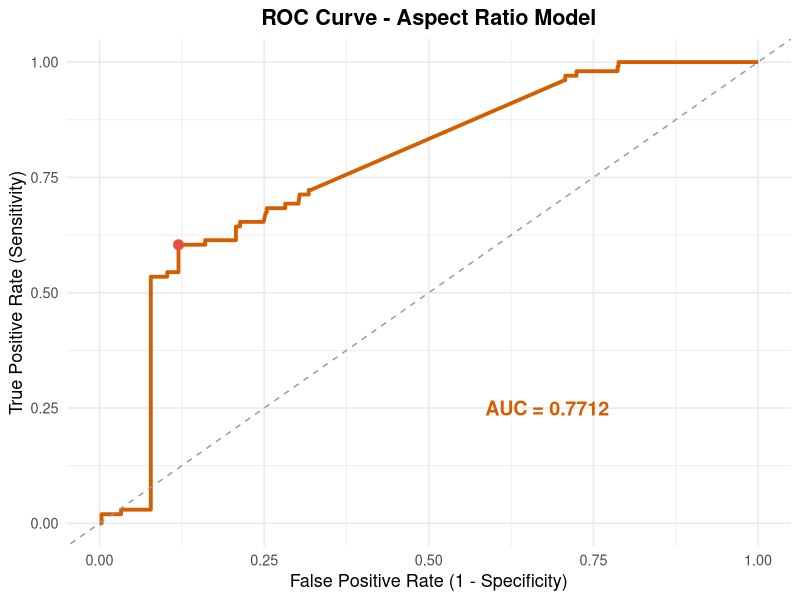
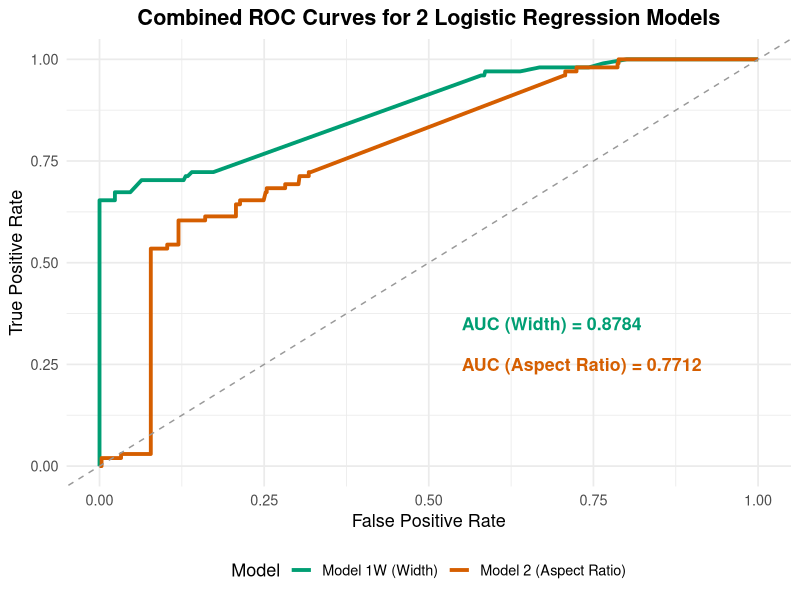
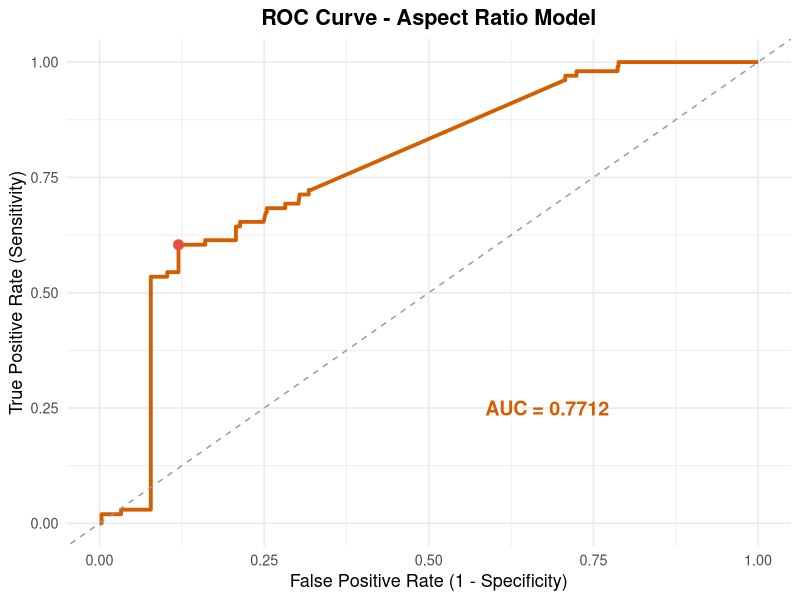
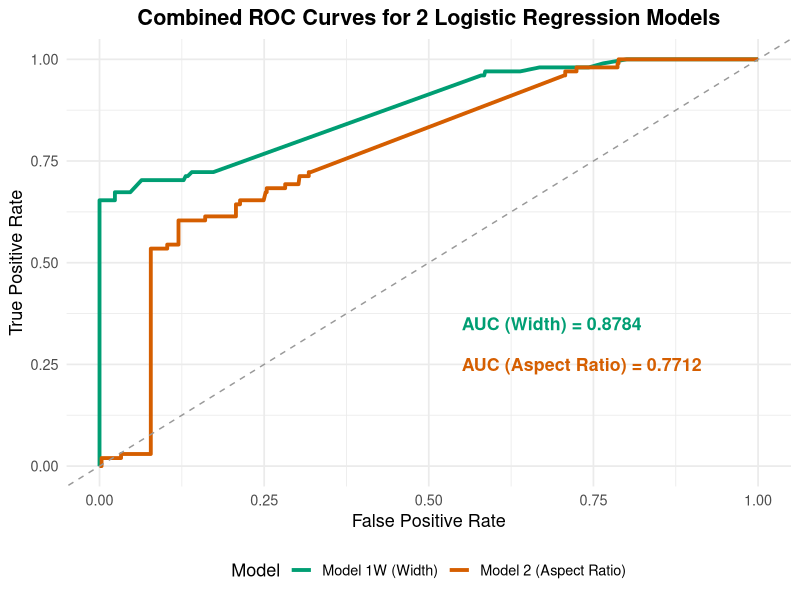

R code for these plots, in order:
if (!require("ggplot2")) install.packages("ggplot2")
library(ggplot2)

calculate_roc <- function(actual, predictions) {
  valid <- complete.cases(actual, predictions)
  actual <- actual[valid]
  predictions <- predictions[valid]
  
  order_idx <- order(predictions, decreasing = TRUE)
  actual_sorted <- actual[order_idx]
  pred_sorted <- predictions[order_idx]
  
  tpr <- c(0); fpr <- c(0); thresholds <- c(1)
  
  for(i in 1:length(actual_sorted)) {
    curr_thresh <- pred_sorted[i]
    thresholds <- c(thresholds, curr_thresh)
    pred_class <- ifelse(predictions >= curr_thresh, 1, 0)
    
    tp <- sum(pred_class == 1 & actual == 1)
    fp <- sum(pred_class == 1 & actual == 0)
    fn <- sum(pred_class == 0 & actual == 1)
    tn <- sum(pred_class == 0 & actual == 0)
    
    tpr_val <- ifelse((tp + fn) > 0, tp / (tp + fn), 0)
    fpr_val <- ifelse((fp + tn) > 0, fp / (fp + tn), 0)
    
    tpr <- c(tpr, tpr_val)
    fpr <- c(fpr, fpr_val)
  }
  
  thresholds <- c(thresholds, 0)
  tpr <- c(tpr, 1)
  fpr <- c(fpr, 1)
  auc <- sum(diff(fpr) * (tpr[-1] + tpr[-length(tpr)]) / 2)
  
  return(list(fpr = fpr, tpr = tpr, auc = auc, thresholds = thresholds))
}

# LOAD DATA & TRAIN/TEST SPLIT
cat("Loading pre-cleaned dataset...\n")
data <- read.csv("clean_data_for_analysis.csv", 
                 stringsAsFactors = FALSE,
                 header = TRUE)

set.seed(42)
n <- nrow(data)
train_idx <- sample(1:n, size = floor(0.7 * n))
train <- data[train_idx, ]
test  <- data[-train_idx, ]


# MODEL 1 (WIDTH ONLY) FOR COMPARISON

model_width <- glm(IsAds ~ Width, data = train, family = binomial(), control = glm.control(maxit = 50))
pred_prob_width <- predict(model_width, test, type = "response")
roc_width <- calculate_roc(test$IsAds, pred_prob_width)

# Optimal threshold and Accuracy of Model 1
youden_w <- roc_width$tpr - roc_width$fpr
opt_idx_w <- which.max(youden_w[2:(length(youden_w)-1)]) + 1
opt_th_w <- roc_width$thresholds[opt_idx_w]
acc_opt_w <- mean(ifelse(pred_prob_width > opt_th_w, 1, 0) == test$IsAds)
aic_w <- AIC(model_width)

# MODEL 2: ASPECT RATIO ONLY
cat("\n", paste(rep("=", 60), collapse = ""), "\n")
cat("MODEL 2: IsAds ~ Aspect_Ratio \n")
cat(paste(rep("=", 60), collapse = ""), "\n")

model_ratio <- glm(IsAds ~ Aspect_Ratio, 
                   data = train,
                   family = binomial(),
                   control = glm.control(maxit = 50))

cat("\n--- Coefficients ---\n")
print(coef(summary(model_ratio)))

cat("\n--- Model Summary ---\n")
print(summary(model_ratio))

# Predictions
pred_prob_ratio <- predict(model_ratio, test, type = "response")
roc_ratio <- calculate_roc(test$IsAds, pred_prob_ratio)

# Optimal threshold (Youden's J)
youden_r <- roc_ratio$tpr - roc_ratio$fpr
opt_idx_r <- which.max(youden_r[2:(length(youden_r)-1)]) + 1
opt_th_r <- roc_ratio$thresholds[opt_idx_r]

cat("\n--- ROC & AUC (Aspect Ratio) ---\n")
cat("AUC:", round(roc_ratio$auc, 4), "\n")
cat("Optimal Threshold (Youden):", round(opt_th_r, 3), "\n")

# Performance at Optimal Threshold
pred_class_opt_r <- ifelse(pred_prob_ratio > opt_th_r, 1, 0)
acc_opt_r <- mean(pred_class_opt_r == test$IsAds)
conf_opt_r <- table(Predicted = pred_class_opt_r, Actual = test$IsAds)
aic_r <- AIC(model_ratio)

cat("\n--- Performance at Optimal Threshold ---\n")
cat("Accuracy:", round(acc_opt_r, 4), "\n")
print(conf_opt_r)

if (all(dim(conf_opt_r) == c(2,2))) {
  tn_r <- conf_opt_r[1,1]; fp_r <- conf_opt_r[2,1]
  fn_r <- conf_opt_r[1,2]; tp_r <- conf_opt_r[2,2]
  cat("Sensitivity:", round(tp_r/(tp_r+fn_r), 4), "\n")
  cat("Specificity:", round(tn_r/(tn_r+fp_r), 4), "\n")
  cat("Precision:", round(tp_r/(tp_r+fp_r), 4), "\n")
}

# Create a data frame for Model 2 ROC plotting
df_roc_ratio <- data.frame(
  fpr = roc_ratio$fpr,
  tpr = roc_ratio$tpr
)

# Generate the plot
roc_plot_ratio <- ggplot(df_roc_ratio, aes(x = fpr, y = tpr)) +
  geom_line(color = "#D55E00", linewidth = 1.3) +
  geom_abline(intercept = 0, slope = 1, linetype = "dashed", color = "gray60") +
  annotate("text", x = 0.68, y = 0.25, 
           label = paste("AUC =", round(roc_ratio$auc, 4)), 
           color = "#D55E00", size = 5, fontface = "bold") +
  # Using annotate("point", ...) to prevent length warnings
  annotate("point", x = roc_ratio$fpr[opt_idx_r], y = roc_ratio$tpr[opt_idx_r], 
           color = "#E74C3C", size = 3) +
  labs(
    title = "ROC Curve - Aspect Ratio Model",
    x = "False Positive Rate (1 - Specificity)",
    y = "True Positive Rate (Sensitivity)"
  ) +
  theme_minimal(base_size = 13) +
  theme(plot.title = element_text(hjust = 0.5, face = "bold"))

# Save the plot as an image
print(roc_plot_ratio)
ggsave("roc_curve_aspect_ratio.png", plot = roc_plot_ratio, width = 7.5, height = 5.8, dpi = 120)
cat("\n[!] ROC curve saved to: roc_curve_aspect_ratio.png\n")

# Create a combined data frame containing coordinates of both models
roc_df <- data.frame(
  fpr = c(roc_width$fpr, roc_ratio$fpr),
  tpr = c(roc_width$tpr, roc_ratio$tpr),
  Model = factor(rep(
    c("Model 1W (Width)", "Model 2 (Aspect Ratio)"),
    times = c(length(roc_width$fpr), length(roc_ratio$fpr))
  ))
)

# Generate the combined plot using ggplot2
combined_plot <- ggplot(roc_df, aes(x = fpr, y = tpr, color = Model)) +
  geom_line(linewidth = 1.3) +
  geom_abline(intercept = 0, slope = 1, linetype = "dashed", color = "gray60") +
  scale_color_manual(values = c("#009E73", "#D55E00")) + # Teal for Width, Orange for Aspect Ratio
  annotate("text", x = 0.55, y = 0.35, 
           label = paste("AUC (Width) =", round(roc_width$auc, 4)), 
           color = "#009E73", size = 4.5, fontface = "bold", hjust = 0) +
  annotate("text", x = 0.55, y = 0.25, 
           label = paste("AUC (Aspect Ratio) =", round(roc_ratio$auc, 4)), 
           color = "#D55E00", size = 4.5, fontface = "bold", hjust = 0) +
  labs(
    title = "Combined ROC Curves for 2 Logistic Regression Models",
    x = "False Positive Rate",
    y = "True Positive Rate"
  ) +
  theme_minimal(base_size = 13) +
  theme(
    plot.title = element_text(hjust = 0.5, face = "bold"),
    legend.position = "bottom"
  )

# Display and save the combined plot
print(combined_plot)
ggsave("roc_comparison_final.png", plot = combined_plot, width = 8, height = 6, dpi = 120)
cat("[!] Combined ROC curves saved to: roc_comparison_final.png\n")

# MODEL COMPARISON

cat("\n", paste(rep("=", 60), collapse = ""), "\n")
cat("FINAL MODEL COMPARISON \n")
cat(paste(rep("=", 60), collapse = ""), "\n")

cat("\n| Metric              | Model 1 (Width Only) | Model 2 (Aspect Ratio) |\n")
cat("|---------------------|----------------------|------------------------|\n")
cat("| Accuracy (Optimal)  |", round(acc_opt_w, 4), "              |", round(acc_opt_r, 4), "                |\n")
cat("| AUC                 |", round(roc_width$auc, 4), "              |", round(roc_ratio$auc, 4), "                |\n")
cat("| AIC (from summary)  |", round(aic_w, 2), "              |", round(aic_r, 2), "               |\n")

cat("\n", paste(rep("-", 60), collapse = ""), "\n")
cat("STATISTICIAN'S CONCLUSION:\n")
cat(paste(rep("-", 60), collapse = ""), "\n")

cat("Based on the evaluation metrics:\n")
if(roc_ratio$auc > roc_width$auc && aic_r < aic_w) {
  cat("✓ RECOMMENDATION: Use Model 2 (Aspect Ratio).\n")
  cat("  - It demonstrates a higher AUC, meaning better discrimination capability.\n")
  cat("  - It has a lower AIC, indicating less information loss and better model fit.\n")
} else if (roc_width$auc > roc_ratio$auc && aic_w < aic_r) {
  cat("✓ RECOMMENDATION: Use Model 1 (Width Only).\n")
  cat("  - It demonstrates a significantly higher AUC, indicating superior capability to separate Ads from Non-Ads.\n")
  cat("  - It yields a much lower AIC, proving it provides a better fit to the data with the same model complexity.\n")
  cat("  - The Accuracy at the optimal threshold is also notably higher.\n")
} else {
  cat("=> Both models show conflicting trade-offs between AIC, AUC, and Accuracy. Selection depends on specific business requirements (e.g., favoring Precision vs Recall).\n")
}
